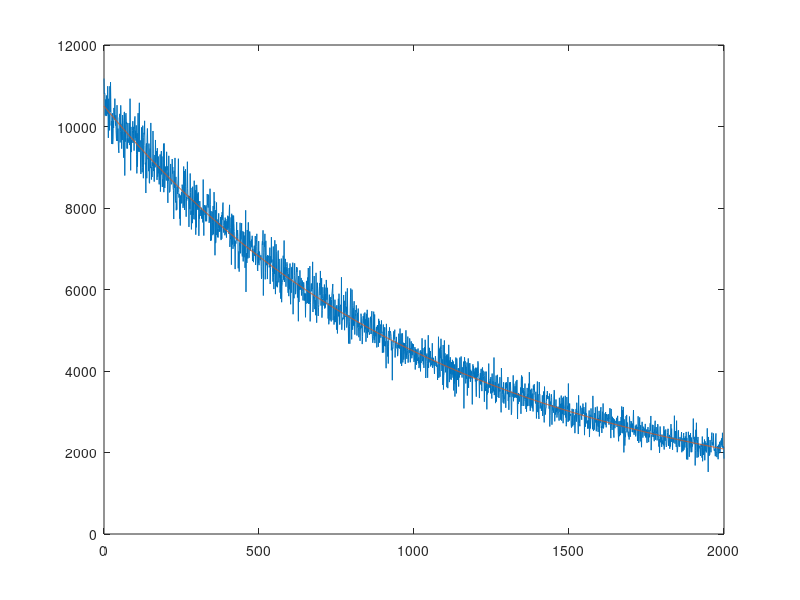
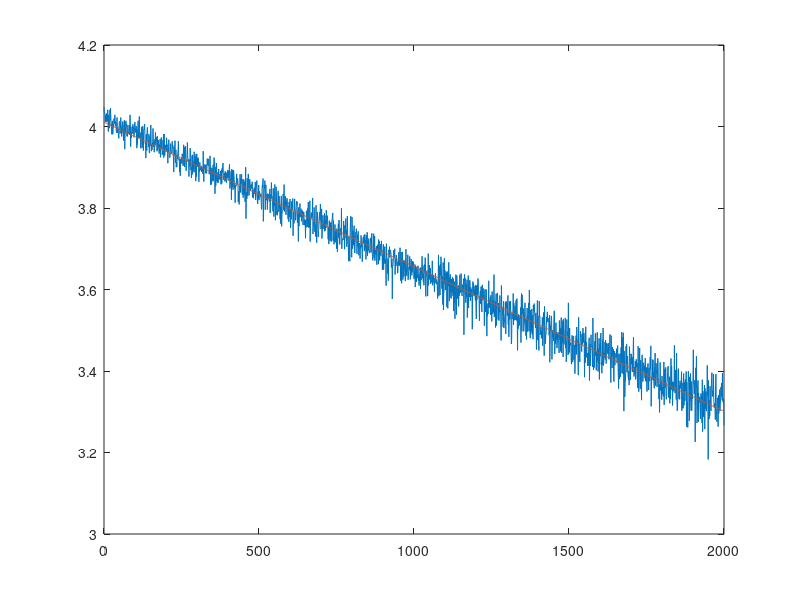
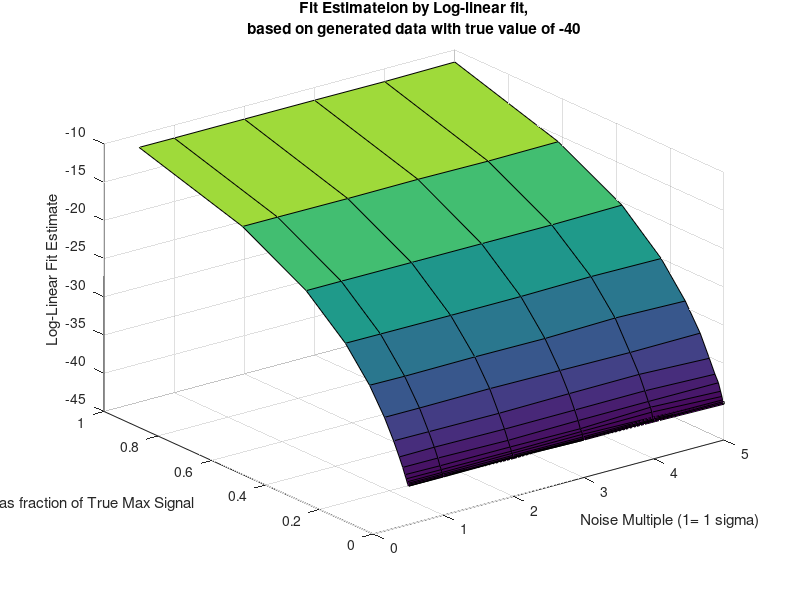
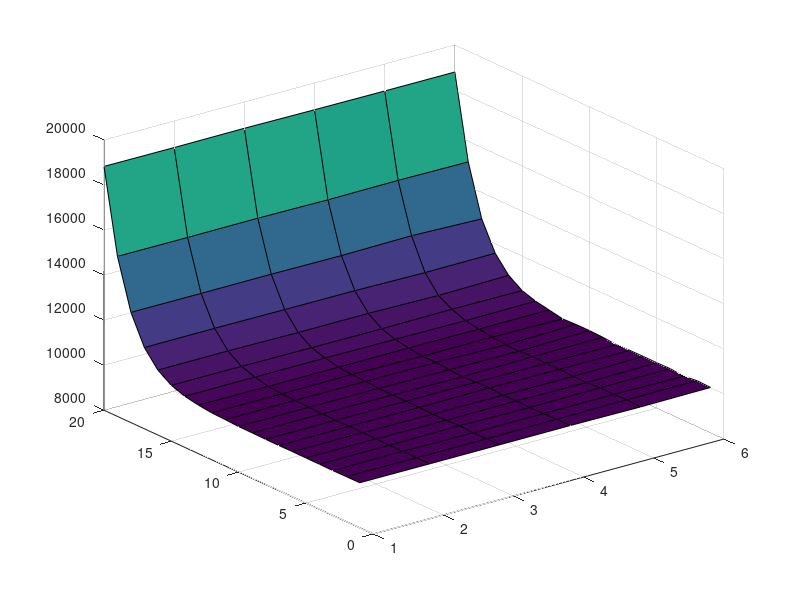

The MATLAB script that drew these images, in order:
%
function test_log_linear_fitting()
    clear;
    close all;

    %% set up parameters

    a_true              = -40;                  %[dB/cm]decay rate
    Amax                =  10000;              %peak signal
    b_list              = logspace(0,4,20);     %BG counts
    NoiseMult_list      = [0.5,1,2,3,4,5];       %noise multiple
    X                   = [0:1:2000]';
    %% single case
    b=500;  NoiseMult = 4; 
	[y_true,y_fake] = generate_fake_data(X,Amax,a_true,b,NoiseMult,1);
    y_fake_log =  log10(y_fake);
    [p,S] = polyfit(X,y_fake_log,1);
    a_fit_log = p(1)*1e5
    y_fit = 10.^( polyval(p,X) );
    figure; plot(X,y_fake_log); hold all; plot(X,polyval(p,X))
    
    %% loops
    for kb=1:length(b_list)
        b = b_list(kb);
        for kn=1:length(NoiseMult_list)
            NoiseMult = NoiseMult_list(kn);

            %% get fake data and fit with Log-Linear
            [y_true,y_fake] = generate_fake_data(X,Amax,a_true,b,NoiseMult,0);
            y_fake_log =  log10(y_fake);
            [p,S] = polyfit(X,y_fake_log,1);
            a_fitlog(kb,kn)         = p(1)*1e5;
            Amax_fit_log(kb,kn)     = 10^(p(2));
            
        end
    end 
 figure; surf(NoiseMult_list , b_list/Amax   ,   a_fitlog);  ylabel('BG as fraction of True Max Signal');
 xlabel('Noise Multiple (1= 1 sigma)');   zlabel('Log-Linear Fit Estimate');
 title({'Fit Estimateion by Log-linear fit,';['based on generated data with true value of ',num2str(a_true)]});
 figure; surf(Amax_fit_log);
    
end  %MAIN

%% generate fake data
function [y_true,y_fake] = generate_fake_data(X,Amax,a_true,b,NoiseMult,do_plot);
    Ns                  = size(X,1);
    y_true              = Amax*10.^((a_true/10)*X*1e-4);
    y_fake_noisefree    = (y_true + b)  
    y_fake              = y_fake_noisefree + randn(Ns,1).*sqrt(y_fake_noisefree)*NoiseMult;
    if do_plot==1
        figure; plot(X,[y_fake,y_fake_noisefree]);  %ylim([0,Amax]);
    end
end
